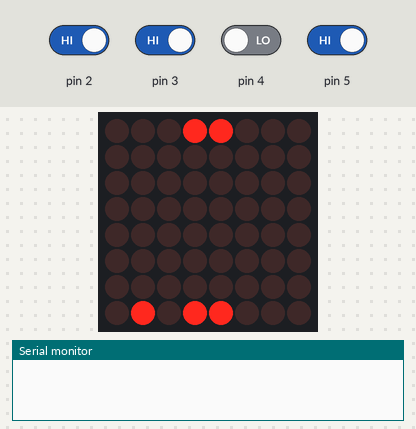
The sketch below on a simulated Arduino Uno, built with avr-gcc and run on an emulated ATmega328P. Shown: 8×8 LED matrix, the last lines printed to the serial monitor. Inputs (shaded band) come from the test bench; at power-on: pin 2, pin 3, pin 5 HIGH, pin 4 LOW.

Above: at 4.7 s.
4.8 s: pin 2 driven LOW
At 5.8 s:
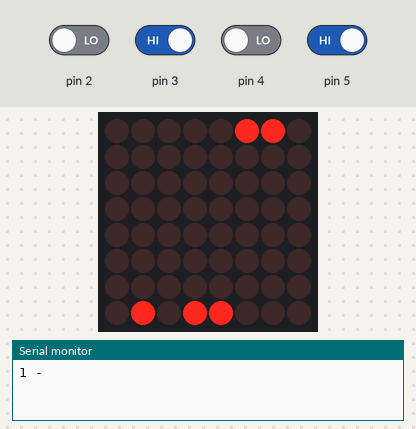
6.3 s: pin 2 driven HIGH and pin 5 driven LOW
9.3 s: pin 3 driven LOW
At 10.18 s:
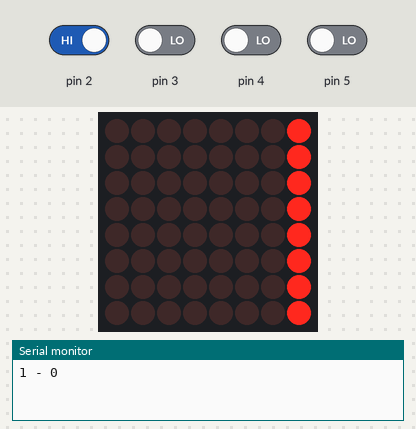
11.9 s: pin 4 driven HIGH
At 12.22 s:
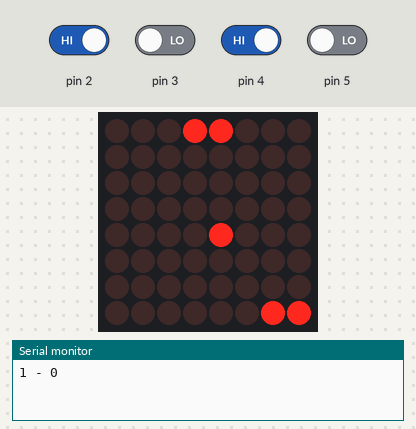
14.4 s: pin 2 driven LOW
At 17.2 s:
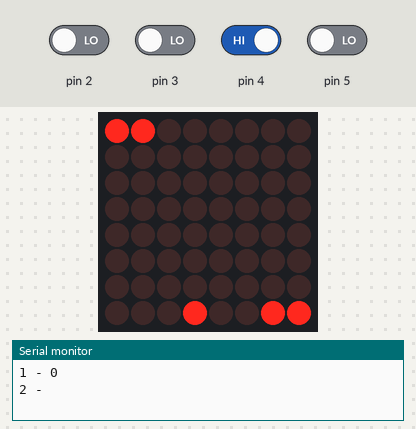
Timing chart, 0 to 18.7 s (numbered marks = the images above; inputs shaded):
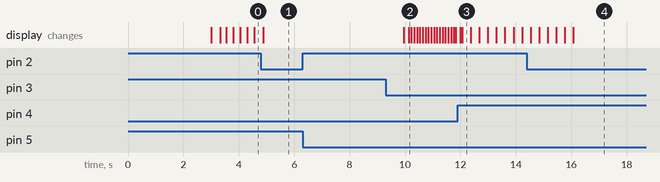

Measured:
- after the input at 4.8 s, the display: changes after 0.09 s (image 1)
- after the input at 11.9 s, the display: first changes after 0.09 s (image 3 shows a later state)
- after the input at 14.4 s, the display: first changes after 0.13 s (image 4 shows a later state)

The sketch:

ArduinoPongGamewithComments.ino
```cpp
// Retro-Style Pong Game
// Jeremias Zimmerman
// Presented on May 5th, 2023

/*
This code is for an Arduino-based Pong game that uses a 8x8 LED matrix display
and two rotary encoders as controllers for the paddles. The game starts with a
face animation and then transitions into the game. The goal of the game is to
hit the ball with the paddle and score points by making the ball pass the opponent's paddle.
The game ends when one player reaches three points.
*/

// Libraries needed to control the matrix display and to reset the arduino when player reaches 3 points
#include <Adafruit_GFX.h>
#include <Adafruit_LEDBackpack.h>
#include <avr/wdt.h>

// Initialize variables
int rightcounter = 0; // count which will determine y position of right paddle
int leftcounter = 0; // count which will determine y position of left paddle

unsigned long last_run_right = 0; // how long ago the last run happened
unsigned long last_run_left = 0;

Adafruit_8x8matrix matrix = Adafruit_8x8matrix();

int left_score = 0; // score for left player
int right_score = 0; // score for right player
int ball_x = 3; // initial x and y position of the ball
int ball_y = 4;

int ball_dir_x = 1; // initial direction of the ball
int ball_dir_y = 1;

long initialMillis;

void setup() { // Begings the serial, attaches the pins to the interrupts, initializes the matrix, and rotates it since it is rotated in real life
  Serial.begin(9600);
  attachInterrupt(digitalPinToInterrupt(3), right_shaft_moved, LOW); // attaches the interrupt to pin 3 = right controller (potentiometer)
  attachInterrupt(digitalPinToInterrupt(2), left_shaft_moved, LOW); // attaches the interrupt to pin 2 - left controller (potentiometer)
  matrix.begin(0x70);  // initialize the matrix
  matrix.setBrightness(15);
  startGame(); // draws a face and then does the transition into starting the game
  matrix.setRotation(1);
  initialMillis = millis();
}

void loop() { //runs all the function that control the game. When a player reaches 3 points, displays the win message, and restars the arduino
  ballPhysics();
  checkCollisions();
  updateDisplay();
  if (right_score == 3) {
    Serial.print("Right Wins!!!");
    matrix.clear();
    matrix.setCursor(0,0);
    matrix.print("W");
    matrix.writeDisplay();
    delay(1500);
    matrix.clear();
    matrix.setCursor(0,0);
    matrix.print("4");
    matrix.writeDisplay();
    delay(1500);
    matrix.clear();
    matrix.setCursor(0,0);
    matrix.print("R");
    matrix.writeDisplay();
    delay(1500);
    wdt_enable(WDTO_15MS);
    while(1);
    delay(5000);
  }
  if (left_score == 3) {
    Serial.print("Left Wins!!!");
    matrix.clear();
    matrix.setCursor(0,0);
    matrix.print("W");
    matrix.writeDisplay();
    delay(1500);
    matrix.clear();
    matrix.setCursor(0,0);
    matrix.print("4");
    matrix.writeDisplay();
    delay(1500);
    matrix.clear();
    matrix.setCursor(0,0);
    matrix.print("L");
    matrix.writeDisplay();
    delay(1500);
    wdt_enable(WDTO_15MS);
    while(1);
    delay(5000);
  }
}


void left_shaft_moved() { // Interrupt function for left potentiometer
  if (millis()-last_run_left>5) {
    if (digitalRead(5)==0) {
      if (leftcounter < 3) leftcounter ++;
    }
    if (digitalRead(5)==1) {
      if (leftcounter > -3) leftcounter --;
    }
    last_run_left = millis();
  }
}

// Interrupt function for right potentiometer
void right_shaft_moved() { // determines if the right shaft moved, if true then the interrupt will execute
  if (millis()-last_run_right>5) { // debouncer, if the time between the last run and the current run is under 5 millis, then it will be ignored.
    if (digitalRead(4)==0) {
      if (rightcounter < 3) rightcounter ++; // counter goes up 1 when counterclockwise
    }
    if (digitalRead(4)==1) {
      if (rightcounter > -3) rightcounter --; // counter goes down one when clockwise
    }
    last_run_right = millis(); // resets the last run to current millis
  }
}


void rPaddle() { // Function to draw the right paddle
  int right_x = 7;
  int right_y1 = 3 + rightcounter;
  int right_y2 = 4 + rightcounter;
  matrix.drawLine(right_x, right_y1, right_x, right_y2, LED_ON);
}

void lPaddle() { // Function to draw the left paddle
  int left_x = 0;
  int left_y1 = 3 + leftcounter;
  int left_y2 = 4 + leftcounter;
  matrix.drawLine(left_x, left_y1, left_x, left_y2, LED_ON);
}

void ballPhysics() { // Function to update the ball position
  ball_x += (ball_dir_x * ((millis()-initialMillis)/250));
  ball_y += (ball_dir_y * ((millis()-initialMillis)/250));
  if((millis()-initialMillis)>=250) {
    initialMillis=millis();
  }
}

void checkCollisions() {// Function to check for collisions of the ball with the paddles and the walls
  int left_x = 0;
  int left_y1 = 3 + leftcounter;
  int left_y2 = 4 + leftcounter;

  int right_x = 7;
  int right_y1 = 3 + rightcounter;
  int right_y2 = 4 + rightcounter;

  if (ball_y == 0) {
    ball_dir_y = 1;
  }
  if (ball_y == 7) {
    ball_dir_y = -1;
  }
  if ((ball_x == 1) && (ball_y == left_y1)) {
    ball_dir_x = 1;
  }
  if ((ball_x == 1) && (ball_y == left_y2)) {
    ball_dir_x = 1;
  }
  if ((ball_x == 6) && (ball_y == right_y1)) {
    ball_dir_x = -1;
  }
  if ((ball_x == 6) && (ball_y == right_y2)) {
    ball_dir_x = -1;
  }
  if (ball_x < 0) {
    ball_x = 0;
    ball_y = ball_y;
    matrix.drawPixel(ball_x, ball_y, LED_ON);
    right_score++;
    Serial.print(left_score);
    Serial.print(" - ");
    Serial.println(right_score);
    delay(5000);
    reset();
  }
  if (ball_x > 7) {
    ball_x = 7;
    ball_y = ball_y;
    matrix.drawPixel(ball_x, ball_y, LED_ON);
    left_score++;
    Serial.print(left_score);
    Serial.print(" - ");
    Serial.println(right_score);
    delay(5000);
    reset();
  }
}

void resetAnim() { //resets animation with LED roll
  matrix.clear(); //clear the display
  matrix.writeDisplay(); //update the display
  delay(100); //pause briefly
  for (int i = 0; i < 8; i++) { //turn on all LEDs in each row
    matrix.drawLine(0, i, 7, i, LED_ON);
    matrix.writeDisplay(); //update the display
    delay(25); //pause briefly
  }
  for (int i = 0; i < 8; i++) { //turn off all LEDs in each row
    matrix.drawLine(0, i, 7, i, LED_OFF);
    matrix.writeDisplay(); //update the display
    delay(25); //pause briefly
  }
}

void startGame() { // sequence that starts the game
  face();
  matrix.writeDisplay();
  delay(3000);
  resetAnim();
  matrix.clear();
}

void reset() { // goes to the next round when someone wins a point
  resetAnim();
  leftcounter = 0;
  rightcounter = 0;
  ball_x = 3;
  ball_y = 4;
  initialMillis = millis();
}

void face() { // draws a face on the screen :)
  matrix.clear();
  matrix.drawLine(2,0,5,0,LED_ON);
  matrix.drawLine(0,2,0,5,LED_ON);
  matrix.drawLine(2,7,5,7,LED_ON);
  matrix.drawLine(7,2,7,5,LED_ON);
  matrix.drawPixel(1,1,LED_ON);
  matrix.drawPixel(1,6,LED_ON);
  matrix.drawPixel(6,1,LED_ON);
  matrix.drawPixel(6,6,LED_ON);
  matrix.drawPixel(5,2,LED_ON);
  matrix.drawPixel(5,5,LED_ON);
  matrix.drawLine(2,3,2,4,LED_ON);
  matrix.drawPixel(3,2,LED_ON);
  matrix.drawPixel(3,5,LED_ON);
  matrix.writeDisplay();
}

void updateDisplay() {
  // Clear the display
  matrix.clear();

  // Update the display with the current positions of the paddles and the ball
  rPaddle();
  lPaddle();
  matrix.drawPixel(ball_x, ball_y, LED_ON);

  // Display the updated display
  matrix.writeDisplay();
}
```
